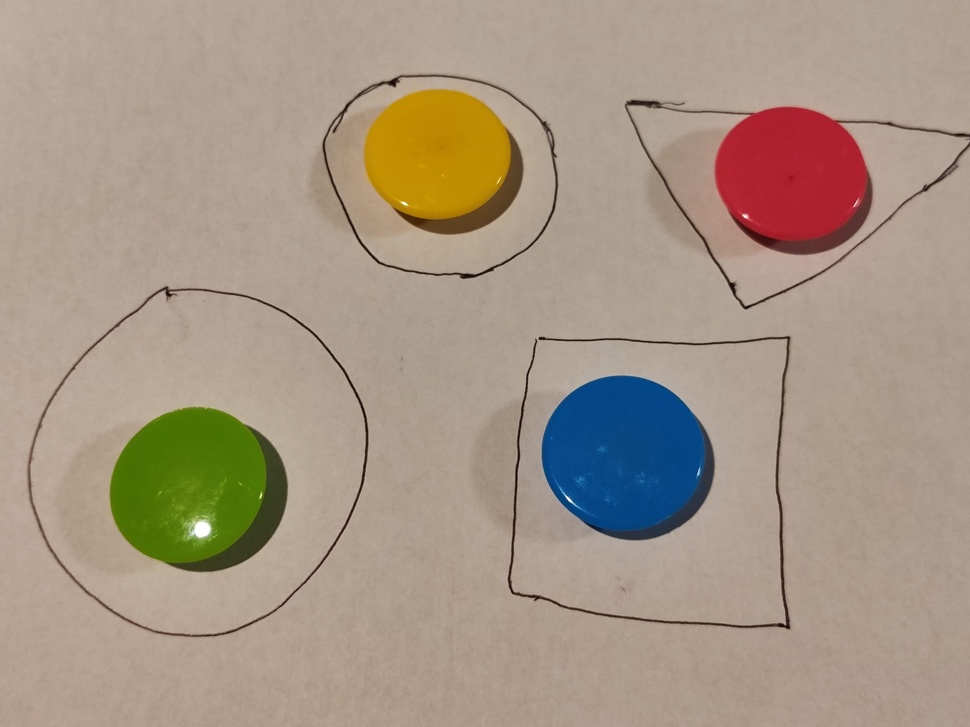
#> input picture Assignment_07/image_1.jpeg, 970 x 727 px, shrunk from 2048 x 1536 before the run
$ jupyter execute 'Maity, Rohit Goutam Assignment-07.ipynb'
#> lines starting #> are read from the running program, lines starting #| are printed output that depends on the picture; after the words box and inside, x2 and y2 are one past the last pixel; in counts of white or black regions, pixels touching at a corner belong together
# Part 1
Task
The main goal of this assignment is to locate and highlight the closed region/shape that contains the
blue piece on each one of the given images. The approach should be as automated as possible, but a few
assumptions can be made:
1) The background will always be a piece of white paper
2) There will be 4 plastic pieces per image. One per color: yellow, green, magenta and blue.
3) There are basic shapes (rectangles, circles, or triangles) drawn with dark ink on the paper.
4) Each plastic piece will be “contained” within one of these basic shapes.
5) The light on the scene can cause noise that complicates color-based segmentation a bit.

The goal of this part is to locate the blue piece on the image, and you can use any approach that you want for this purpose, as long as it is something that we studied in this course. The recommended approach is to use a combination of color-based segmentation and morphological operations. First, you can convert the image to HSV to locate the bluish pixels. Note that due to the noise introduced by changes in illumination (e.g. Input 3 in Figure 1), it is likely that many pixels of the blue piece will be missing after any color-based segmentation. You should use a large structuring element of any useful shape (disk/ellipse is recommended), and a combination of closing and opening operations to effectively recover the missing pixels. Note that it is also possible that there are noisy pixels on the image that do not belong to the blue piece, and you can remove these by either explicit analysis of the connected components, or by simply using more morphological operations. Keep in mind that the order of the operations affects their outcome.

Expected outputs per input image:

a) Show the binary mask of the blue piece.

b) Visualize the blue piece by lowering the intensity of all other pixels.

[cell 1]
import cv2
import numpy as np
import matplotlib.pyplot as plt

def locate_blue_piece(image_path):
    # Load image
#> called with image_path = 'image_1.jpeg'
    image = cv2.imread(image_path)
#> image is the input picture: shape (727, 970, 3); mean B, G, R 132.3, 149.7, 166.4
    hsv = cv2.cvtColor(image, cv2.COLOR_BGR2HSV)
#> hsv: shape (727, 970, 3); mean H, S, V 21.9, 67, 171

    # Define blue color range
    lower_blue = np.array([90, 50, 50])
    upper_blue = np.array([130, 255, 255])

    # Create binary mask
    mask = cv2.inRange(hsv, lower_blue, upper_blue)
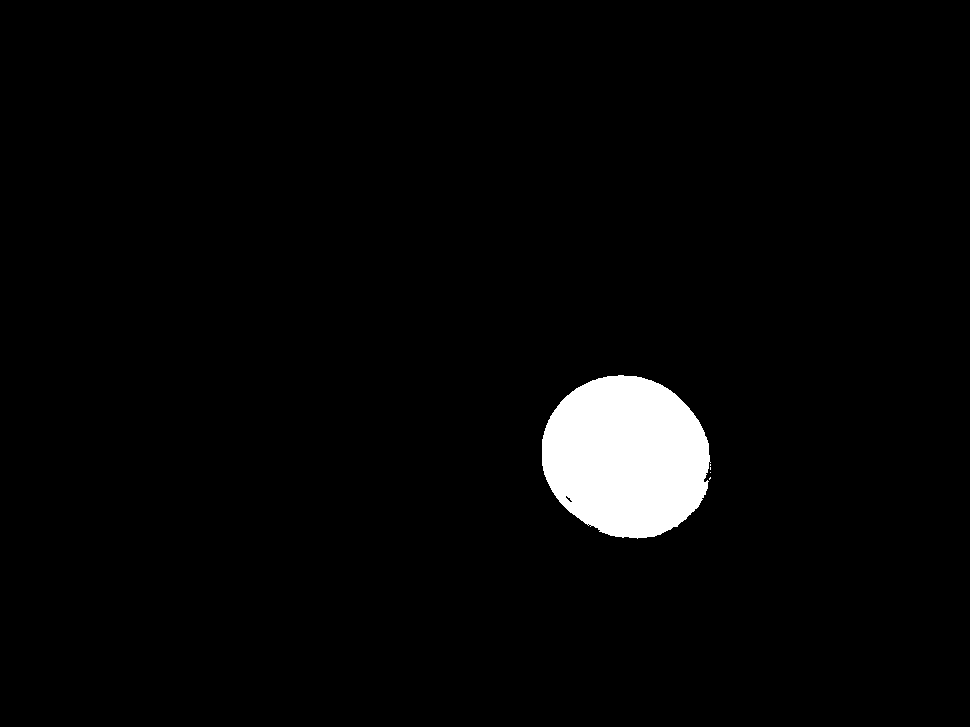
#> mask: shape (727, 970); 3% white; 5 white regions (4 under 20 px), largest, box (x1, y1, x2, y2) and area: (542, 375, 711, 539) 21437

    # Apply morphological operations to refine the mask
    kernel = cv2.getStructuringElement(cv2.MORPH_ELLIPSE, (10, 10))
    mask_cleaned = cv2.morphologyEx(mask, cv2.MORPH_CLOSE, kernel)
#> mask_cleaned: shape (727, 970); 3.1% white; 1 white region, box (x1, y1, x2, y2) and area: (543, 376, 712, 539) 21528
    mask_cleaned = cv2.morphologyEx(mask_cleaned, cv2.MORPH_OPEN, kernel)
#> mask_cleaned: shape (727, 970); 3.1% white; 1 white region, box (x1, y1, x2, y2) and area: (544, 377, 713, 540) 21517

    # Highlight blue piece in the image
    result = image.copy()
    result[np.where(mask_cleaned == 0)] = result[np.where(mask_cleaned == 0)] * 0.3
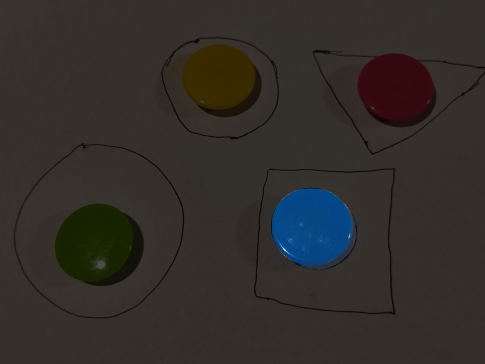
#> result: shape (727, 970, 3) (shown at 1/2 size); mean B, G, R 42, 46, 49.7

    return mask_cleaned, result

def process_part1():
    images = ["image_1.jpeg", "image_2.jpeg", "image_3.jpeg"]
    for img in images:
        blue_mask, blue_highlighted = locate_blue_piece(img)

        plt.figure(figsize=(10, 5))

        plt.subplot(121)
        plt.imshow(blue_mask, cmap='gray')
        plt.title("Binary Mask of Blue Piece")

        plt.subplot(122)
        plt.imshow(cv2.cvtColor(blue_highlighted, cv2.COLOR_BGR2RGB))
        plt.title("Highlighted Blue Piece")

        plt.show()
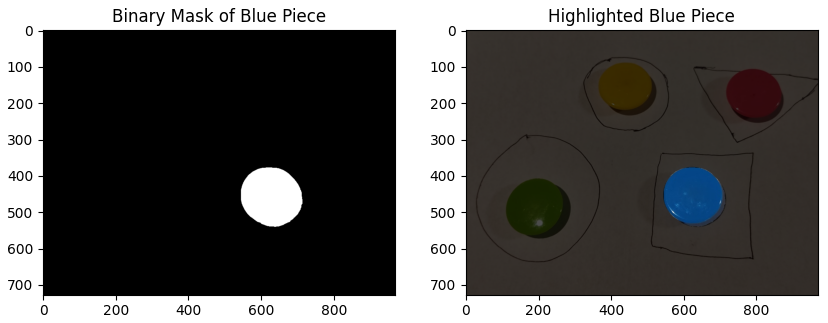
#> figure drawn by matplotlib, 2 panels


process_part1()

# Part 1: Locating the Blue Piece

The objective of this step is to locate and extract the blue plastic piece from the image. Due to potential noise in the image, we will refine our results using morphological operations.

Approach:

1. Convert the input image to HSV color space for better color segmentation.

2. Apply color-based thresholding to extract blue pixels.

3. Use morphological closing and opening to recover missing pixels and remove noise.

4. Display the following outputs:
    - Binary mask of the blue piece.
    - Highlighted blue piece where all other pixels are dimmed.

# Part 2 – Locating the Boundaries of the Shapes

The goal of this part is to locate the boundaries of the shapes on the image, and you can use any
approach that you want for this purpose, as long as it is something that we studied in this course. The
recommended approach is to use a combination of binarization or edge detection with morphological
operations. First, you can binarize the image. You should an automatically selected threshold for this.
Then, it is possible that some figures will not be completely closed afterwards, specially if the target piece
is not fully contained on the shape and it is overlapping any of its boundaries (e.g. the triangle in all cases).
Fortunately, in our case we will assume that the piece of interest (the blue one) will always be fully contain
as shown in all examples in Figure 1. This will allow us to use a simpler approach. Still, it is highly
recommended to use morphological operations to close the shapes where a small gap might exist (e.g. the
rectangle). Next, you need to remove the only the blue piece from this binary image. This means that
other dark pieces might show up in the image but that is perfectly okay here.

Expected outputs per input image:

a) Refined Binary image of the boundaries.

b) Refined Binary Image after removing the pixels of the blue piece.

[cell 2]
import cv2
import numpy as np
import matplotlib.pyplot as plt

def locate_blue_piece(image_path):
    # Load image
    image = cv2.imread(image_path)
    hsv = cv2.cvtColor(image, cv2.COLOR_BGR2HSV)

    # Define blue color range
    lower_blue = np.array([90, 50, 50])
    upper_blue = np.array([130, 255, 255])

    # Create binary mask
    mask = cv2.inRange(hsv, lower_blue, upper_blue)

    # Apply morphological operations to refine the mask
    kernel = cv2.getStructuringElement(cv2.MORPH_ELLIPSE, (10, 10))
    mask_cleaned = cv2.morphologyEx(mask, cv2.MORPH_CLOSE, kernel)
    mask_cleaned = cv2.morphologyEx(mask_cleaned, cv2.MORPH_OPEN, kernel)

    return mask_cleaned

def locate_boundaries(image_path, blue_mask):
    # Load image and convert to grayscale
#> called with image_path = 'image_1.jpeg'
    image = cv2.imread(image_path)
    gray = cv2.cvtColor(image, cv2.COLOR_BGR2GRAY)

    # Apply thresholding (Otsu's method for automatic binarization)
    _, binary = cv2.threshold(gray, 0, 255, cv2.THRESH_BINARY_INV + cv2.THRESH_OTSU)
#> binary: shape (727, 970); 10.5% white; 16 white regions (9 under 20 px), largest, box (x1, y1, x2, y2) and area: (542, 376, 715, 540) 21898, (110, 407, 288, 572) 21690, (625, 100, 970, 310) 20314

    # Apply morphological closing to ensure boundaries are connected
    kernel = cv2.getStructuringElement(cv2.MORPH_RECT, (5,5))
    binary_closed = cv2.morphologyEx(binary, cv2.MORPH_CLOSE, kernel)
#> binary_closed: shape (727, 970); 10.6% white; 8 white regions (1 under 20 px), largest, box (x1, y1, x2, y2) and area: (542, 376, 715, 540) 21967, (110, 407, 288, 572) 21927, (625, 100, 970, 310) 20514

    # Remove blue piece from boundary mask
    binary_cleaned = cv2.bitwise_and(binary_closed, cv2.bitwise_not(blue_mask))
#> binary_cleaned: shape (727, 970); 7.6% white; 29 white regions (19 under 20 px), largest, box (x1, y1, x2, y2) and area: (110, 407, 288, 572) 21927, (625, 100, 970, 310) 20514, (508, 336, 791, 629) 3044

    return binary_closed, binary_cleaned

def process_part2():
    images = ["image_1.jpeg", "image_2.jpeg", "image_3.jpeg"]
    for img in images:
        blue_mask = locate_blue_piece(img)
        boundaries, boundaries_cleaned = locate_boundaries(img, blue_mask)

        plt.figure(figsize=(10, 5))

        plt.subplot(121)
        plt.imshow(boundaries, cmap='gray_r')
        plt.title("Refined Binary Image of Boundaries")

        plt.subplot(122)
        plt.imshow(boundaries_cleaned, cmap='gray_r')
        plt.title("Boundaries After Removing Blue Piece")

        plt.show()

process_part2()

# Report for Part 2 – Locating the Boundaries of the Shapes

Objective

In this step, we extract the boundaries of the shapes while ensuring the background remains white and the shapes appear in black.

How It Was Done?
1. Converted the Image to Grayscale
 - This simplifies the processing by removing color information.

2. Applied Otsu’s Thresholding for Binarization
This method automatically selects a threshold, making segmentation easier.

3. Used Morphological Closing to Complete Boundaries
- Small gaps in shape edges were filled to ensure fully closed contours.

4. Removed the Blue Piece from the Boundaries
- This ensures that only the black shape outlines remain.

5. Inverted the Colors to Match the given Output as an example in the assignment.
- Used cmap='gray_r' so that background is white and segmentation is black.

# Part 3 – Locating the Target Shape

The goal of this part is to locate the target shape (the one that contains the blue piece) on the image,
and you can use any approach that you want for this purpose, as long as it is something that we studied
in this course. The recommended approach is to use a combination of logical operations and connected
component analysis. If you run a connected component (CC) labeling algorithm over the output of Part 2,
you will be able to detect all white and black regions. Depending on the implementation, it is likely that
you will only get connected components for the white regions while other pixels are considered
background. The output of CC labeling can be used to create binary masks for each CC. You can iterate
through each CC to locate the CC that overlaps with the mask of the blue piece generated in Part 1. Once
that you have identified this CC, you have identified the containing shape, and you can use it to create a
modified version of the input that highlights this region on the original image.

Expected outputs per input image:

c) Show the binary mask of the CC that contains the blue piece.

d) Visualize the shape that contains the blue piece by changing the colors for this region.

[cell 3]
import cv2
import numpy as np
import matplotlib.pyplot as plt

def locate_blue_piece(image_path):
    """Extracts the binary mask of the blue piece using HSV thresholding."""
    image = cv2.imread(image_path)
    hsv = cv2.cvtColor(image, cv2.COLOR_BGR2HSV)

    # Define blue color range
    lower_blue = np.array([90, 50, 50])
    upper_blue = np.array([130, 255, 255])

    # Thresholding to extract blue piece
    blue_mask = cv2.inRange(hsv, lower_blue, upper_blue)

    # Apply morphological operations to refine the mask
    kernel = cv2.getStructuringElement(cv2.MORPH_ELLIPSE, (10, 10))
    blue_mask = cv2.morphologyEx(blue_mask, cv2.MORPH_CLOSE, kernel)
    blue_mask = cv2.morphologyEx(blue_mask, cv2.MORPH_OPEN, kernel)

    return blue_mask

def extract_enclosing_boundary(image_path, blue_mask):
    """Extracts only the boundary of the shape enclosing the blue object."""
#> called with image_path = 'image_1.jpeg'
    image = cv2.imread(image_path)
    gray = cv2.cvtColor(image, cv2.COLOR_BGR2GRAY)

    # Apply Gaussian Blur to remove noise before thresholding
    blurred = cv2.GaussianBlur(gray, (7, 7), 0)

    # Apply Otsu’s binarization
    _, binary = cv2.threshold(blurred, 0, 255, cv2.THRESH_BINARY_INV + cv2.THRESH_OTSU)
#> binary: shape (727, 970); 10.9% white; 15 white regions (3 under 20 px), largest, box (x1, y1, x2, y2) and area: (541, 375, 715, 541) 22086, (110, 408, 288, 572) 21782, (715, 107, 970, 255) 18593

    # Dilate the boundary to strengthen edges
    kernel = cv2.getStructuringElement(cv2.MORPH_RECT, (3, 3))
    binary = cv2.dilate(binary, kernel, iterations=2)
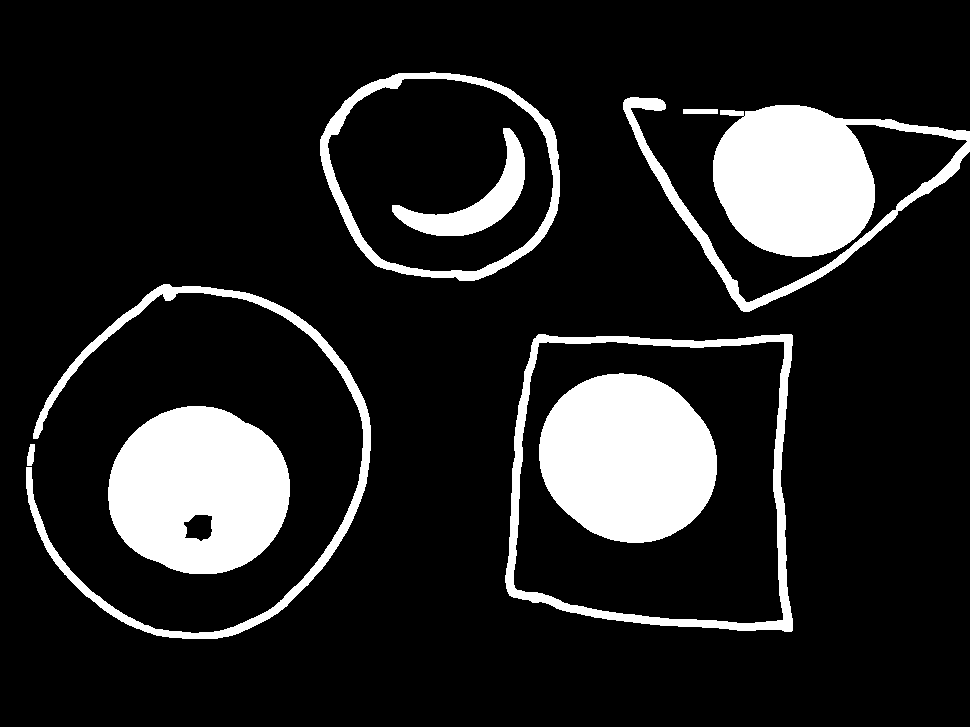
#> binary: shape (727, 970); 14.2% white; 9 white regions

    # Find contours in the thresholded image
    contours, _ = cv2.findContours(binary, cv2.RETR_EXTERNAL, cv2.CHAIN_APPROX_SIMPLE)
#> contours = 7 contours; box (x1, y1, x2, y2) and area: (505, 334, 793, 632) 76463, (320, 72, 560, 281) 39642, (623, 97, 970, 312) 24780, (108, 406, 290, 574) 23759, (26, 284, 371, 639) 7340, (683, 109, 718, 114) 136, (27, 444, 35, 466) 107

    # Find the contour that encloses the blue piece
    target_contour = None
    for contour in contours:
        # Create a mask for the current contour
        contour_mask = np.zeros_like(binary)
        cv2.drawContours(contour_mask, [contour], -1, 255, thickness=cv2.FILLED)

        # Check if the contour overlaps with the blue piece
        overlap = cv2.bitwise_and(contour_mask, blue_mask)

        if np.any(overlap):  # Found the enclosing boundary
            target_contour = contour
            break
#> this loop made 3 passes
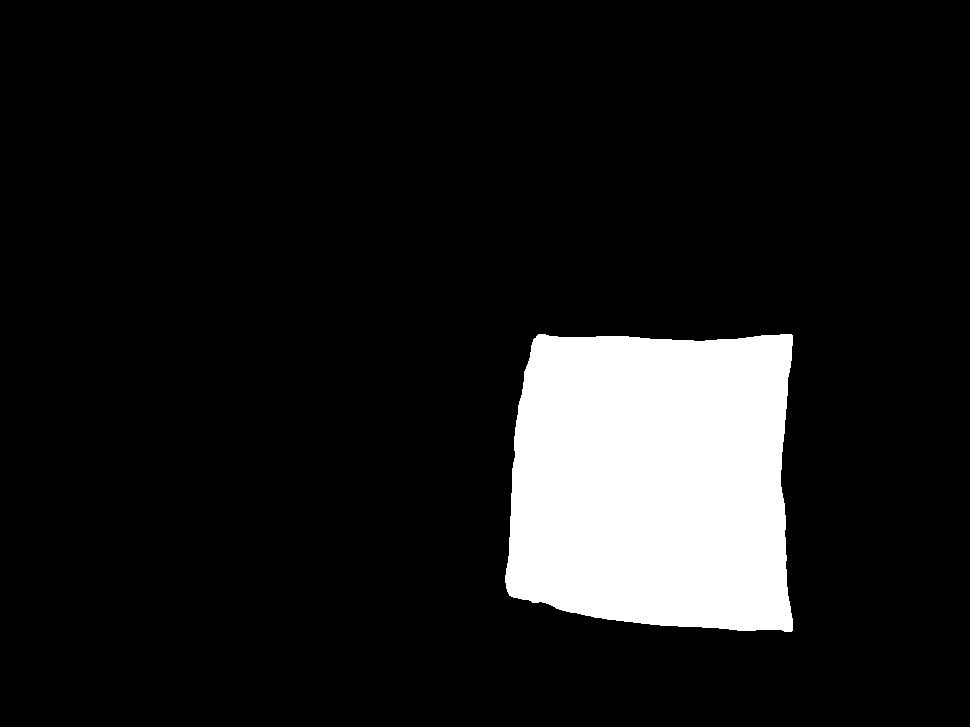
#> contour_mask: shape (727, 970); 10.9% white; 1 white region, box (x1, y1, x2, y2) and area: (505, 334, 793, 632) 77011

    if target_contour is None:
        print("Error: No enclosing boundary found for the blue object!")
        return None

    # Create a mask with the filled contour (black inside, white outside)
    enclosing_boundary_mask = np.ones_like(binary) * 255  # Start with white background
    cv2.drawContours(enclosing_boundary_mask, [target_contour], -1, 0, thickness=cv2.FILLED)  # Fill contour in black

    return enclosing_boundary_mask

def merge_and_display(image_path):
    """Merges the blue object with its enclosing filled shape and overlays it on the original image."""
    image = cv2.imread(image_path)
    blue_mask = locate_blue_piece(image_path)
    filled_boundary = extract_enclosing_boundary(image_path, blue_mask)

    if filled_boundary is None:
        print(f"Skipping {image_path} (No boundary found).")
        return

    # Convert filled_boundary (grayscale) to a 3-channel image
    filled_boundary_color = cv2.cvtColor(filled_boundary, cv2.COLOR_GRAY2BGR)

    # Create a blue color overlay
    blue_overlay = np.zeros_like(image)
    blue_overlay[filled_boundary == 0] = [255, 0, 0]  # Set blue where the mask is black

    # Blend the blue overlay with the original image
    highlighted = cv2.addWeighted(image, 0.7, blue_overlay, 0.5, 0)
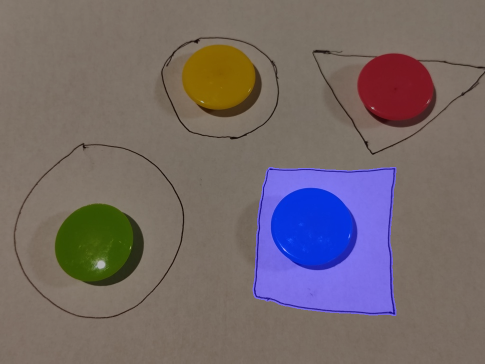
#> highlighted: shape (727, 970, 3) (shown at 1/2 size); mean B, G, R 106.6, 104.8, 116.4

    # Display results
    plt.figure(figsize=(12, 6))

    plt.subplot(1, 2, 1)
    plt.title("Binary Mask of Filled Shape")
    plt.imshow(filled_boundary, cmap='gray')

    plt.subplot(1, 2, 2)
    plt.title("Final Segmented Image with Blue Overlay")
    plt.imshow(cv2.cvtColor(highlighted, cv2.COLOR_BGR2RGB))

    plt.show()
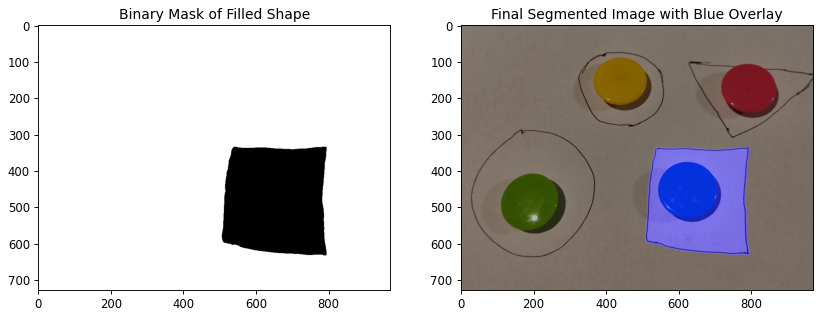
#> figure drawn by matplotlib, 2 panels

def process_part3():
    """Processes all images to extract, merge, and visualize the blue object with its enclosing shape."""
    images = ["image_1.jpeg", "image_2.jpeg", "image_3.jpeg"]

    for img in images:
        merge_and_display(img)

# Run the final Part 3 process
process_part3()
